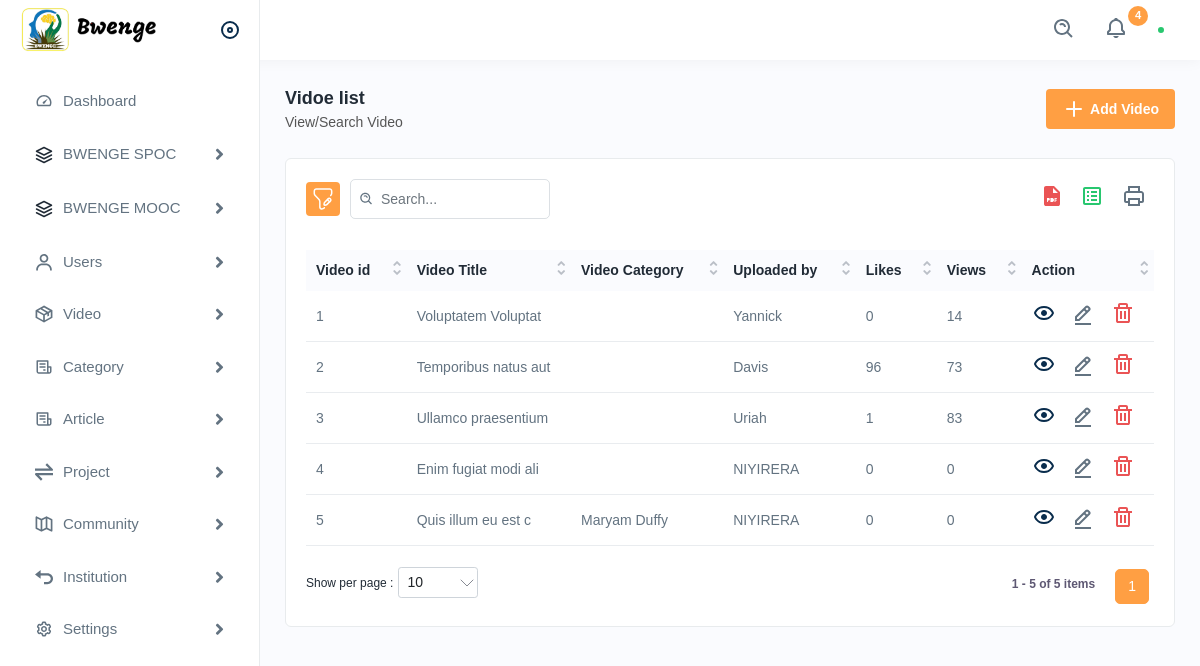
Before: /dashboard/video_list/ with the older database file.
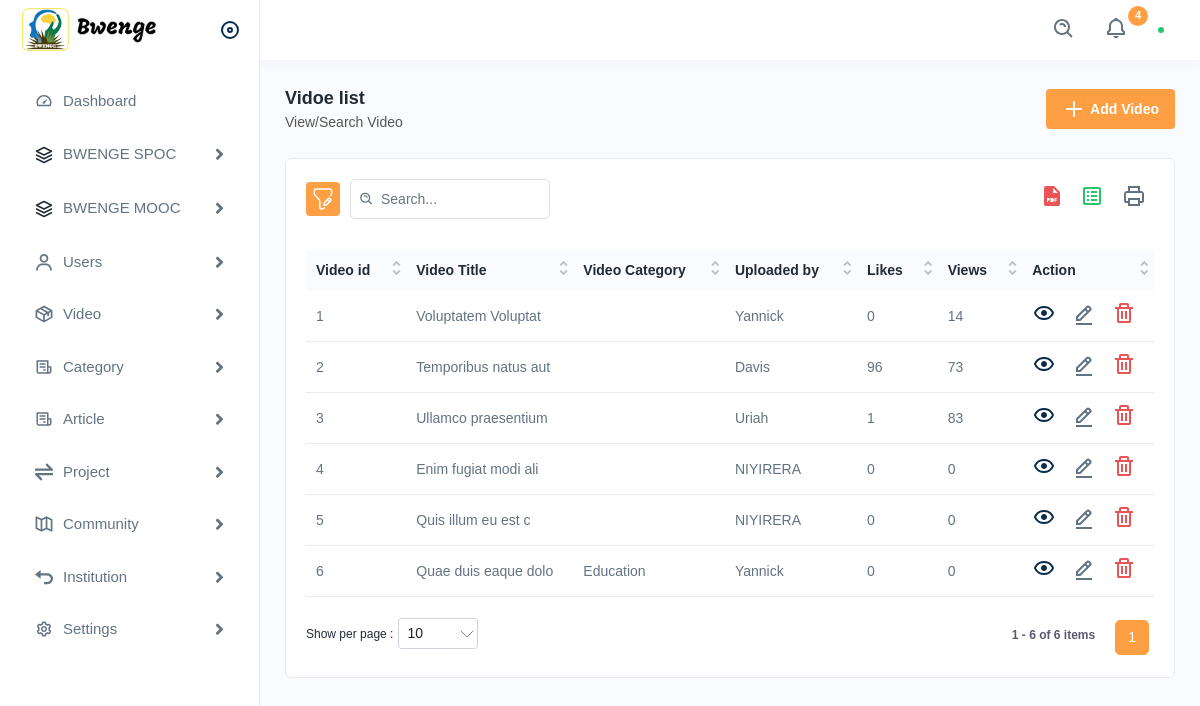
After: the same page with the newer database file.
### core/models.py (models this page shows, shortened)
class Video(models.Model):
    VIDEO_FORMATS = ['mp4', 'avi', 'mov', 'mkv', 'wmv', 'flv', 'webm']  # Add more video formats as needed
    def validate_video_file_extension(value):
        if not value.name.split('.')[-1] in Video.VIDEO_FORMATS:
            raise ValidationError(f'Unsupported file format. Please upload a file with one of the following extensions: {", ".join(Video.VIDEO_FORMATS)}')
    video_file = models.FileField(upload_to='media/videos/', validators=[validate_video_file_extension])
    title = models.CharField(max_length=100)
    description = models.TextField()
    poster_image = models.ImageField(upload_to='media/video/posters/')
    categories = models.ManyToManyField(Category)
    likes = models.PositiveIntegerField(default=0)
    views = models.PositiveIntegerField(default=0)
    author = models.ForeignKey(settings.AUTH_USER_MODEL, on_delete=models.CASCADE)
    date = models.DateTimeField(auto_now_add=True)

class Category(models.Model):
    name = models.CharField(max_length=50)

### accounts/models.py (models this page shows, shortened)
class User(AbstractBaseUser, PermissionsMixin):
    email = models.EmailField(max_length=255, unique=True, verbose_name="Email Address")
    first_name = models.CharField(max_length=100, verbose_name=_("First Name"))
    last_name = models.CharField(max_length=100, verbose_name=_("Last Name"))
    is_staff = models.BooleanField(default=False)
    is_superuser = models.BooleanField(default=False)
    is_verified = models.BooleanField(default=False)
    is_active = models.BooleanField(default=True)
    date_joined = models.DateTimeField(auto_now_add=True)
    last_login = models.DateTimeField(auto_now=True)
    USER_ROLE_CHOICES = [
        ('user', 'User'),
        ('institution_admin', 'Institution Admin'),
        ('system_admin', 'System Admin'),
    ]
    role = models.CharField(max_length=50, choices=USER_ROLE_CHOICES, default='user')
    USERNAME_FIELD = "email"
    REQUIRED_FIELDS = ["first_name", "last_name"]
    objects = UserManger()
    def __str__(self):
        return self.first_name

### dashboard/views.py (the view)
# urls.py: path('video_list/', video_list, name='video_list'),
def video_list(request):
    videos = Video.objects.all()
    context = {
         'videos': videos,
     }
    return render(request, "admin/video/video-list.html", context)

### templates/admin/video/video-list.html (shortened to what this page needs)
{% extends "base.html" %}
{% load static %}
{% block content %}
<div class="page-wrapper">
    <div class="content">
        <div class="page-header">
            <div class="page-title">
                <h4>Vidoe list</h4>
                <h6>View/Search Video</h6>
            </div>
            <div class="page-btn">
                <a href="{% url 'add-video' %}" class="btn btn-added">
                    <img src="{% static '/img/icons/plus.svg' %}" class="me-1" alt="img">Add Video
                </a>
            </div>
        </div>
        <div class="card">
            <div class="card-body">
                <div class="table-top">
                    <div class="search-set">
                        <div class="search-path">
                            <a class="btn btn-filter" id="filter_search">
                                <img src="{% static '/img/icons/filter.svg' %}" alt="img">
                            </a>
                        </div>
                        <div class="search-input">
                            <a class="btn btn-searchset"><img src="{% static '/img/icons/search-white.svg' %}" alt="img"></a>
                        </div>
                    </div>
                    <div class="wordset">
                        <ul>
                            <li><a data-bs-toggle="tooltip" data-bs-placement="top" title="pdf"><img src="{% static '/img/icons/pdf.svg' %}" alt="img"></a></li>
                            <li><a data-bs-toggle="tooltip" data-bs-placement="top" title="excel"><img src="{% static '/img/icons/excel.svg' %}" alt="img"></a></li>
                            <li><a data-bs-toggle="tooltip" data-bs-placement="top" title="print"><img src="{% static '/img/icons/printer.svg' %}" alt="img"></a></li>
                        </ul>
                    </div>
                </div>
                <div class="table-responsive">
                    <table class="table  datanew">
                        <thead>
                            <tr>
                                <th>Video id</th>
                                <th>Video Title</th>
                                <th>Video Category</th>
                                <th>Uploaded by</th>
                                <th>Likes</th>
                                <th>Views</th>
                                <th>Action</th>
                            </tr>
                        </thead>
                        <tbody>
                            {% for video in videos %}
                                <tr>
                                    <td>{{ video.id }}</td>
                                    <td>{{ video.title }}</td>
                                    <td> {% for category in video.categories.all %}
                                        {{ category.name }}
                                    {% endfor %}</td>
                                    <td>{{ video.author }}</td>
                                    <td>{{ video.likes }}</td>
                                    <td>{{ video.views }}</td>
                                    <td>
                                        <a class="me-3" href="#">
                                            <img src="{% static '/img/icons/eye.svg' %}" alt="View">
                                        </a>
                                        <a class="me-3" href="#">
                                            <img src="{% static '/img/icons/edit.svg' %}" alt="Edit">
                                        </a>
                                        <a class="confirm-text" href="#">
                                            <img src="{% static '/img/icons/delete.svg' %}" alt="Delete">
                                        </a>
                                    </td>
                                </tr>
                            {% endfor %}
                        </tbody>
                    </table>
                </div>
            </div>
        </div>
    </div>
</div>
{% endblock %}

Changed rows visible on the page:
removed Category: name "Maryam Duffy", shown under Video "Quis illum eu est c"
added Video: id "6", title "Quae duis eaque dolo", author "Yannick", likes "0", views "0"
now on this page (row unchanged): Category: name "Education", shown under "6"
Other visible differences:
text written by a page script: "1 1 - 5 of 5 items" → "1 1 - 6 of 6 items"
